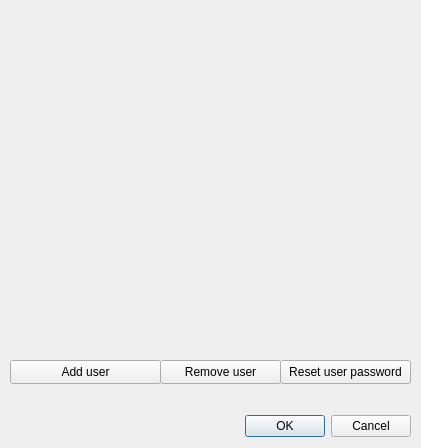
<?xml version="1.0" encoding="UTF-8"?>
<ui version="4.0">
 <class>DialogConfigureWebInterface</class>
 <widget class="QDialog" name="DialogConfigureWebInterface">
  <property name="geometry">
   <rect>
    <x>0</x>
    <y>0</y>
    <width>421</width>
    <height>448</height>
   </rect>
  </property>
  <property name="windowTitle">
   <string>Configure web interface</string>
  </property>
  <widget class="QDialogButtonBox" name="buttonBox">
   <property name="geometry">
    <rect>
     <x>10</x>
     <y>410</y>
     <width>401</width>
     <height>32</height>
    </rect>
   </property>
   <property name="orientation">
    <enum>Qt::Orientation::Horizontal</enum>
   </property>
   <property name="standardButtons">
    <set>QDialogButtonBox::StandardButton::Cancel|QDialogButtonBox::StandardButton::Ok</set>
   </property>
   <property name="centerButtons">
    <bool>false</bool>
   </property>
  </widget>
  <widget class="QWidget" name="verticalLayoutWidget">
   <property name="geometry">
    <rect>
     <x>10</x>
     <y>10</y>
     <width>401</width>
     <height>341</height>
    </rect>
   </property>
   <layout class="QVBoxLayout" name="verticalLayout_users"/>
  </widget>
  <widget class="QLabel" name="label_errorMessage">
   <property name="geometry">
    <rect>
     <x>20</x>
     <y>390</y>
     <width>381</width>
     <height>16</height>
    </rect>
   </property>
   <property name="text">
    <string/>
   </property>
  </widget>
  <widget class="QPushButton" name="pushButton_add_user">
   <property name="geometry">
    <rect>
     <x>10</x>
     <y>360</y>
     <width>151</width>
     <height>24</height>
    </rect>
   </property>
   <property name="text">
    <string>Add user</string>
   </property>
  </widget>
  <widget class="QPushButton" name="pushButton_remove_user">
   <property name="geometry">
    <rect>
     <x>160</x>
     <y>360</y>
     <width>121</width>
     <height>24</height>
    </rect>
   </property>
   <property name="text">
    <string>Remove user</string>
   </property>
  </widget>
  <widget class="QPushButton" name="pushButton_reset_password">
   <property name="geometry">
    <rect>
     <x>280</x>
     <y>360</y>
     <width>131</width>
     <height>24</height>
    </rect>
   </property>
   <property name="text">
    <string>Reset user password</string>
   </property>
  </widget>
 </widget>
 <resources/>
 <connections>
  <connection>
   <sender>buttonBox</sender>
   <signal>accepted()</signal>
   <receiver>DialogConfigureWebInterface</receiver>
   <slot>accept()</slot>
   <hints>
    <hint type="sourcelabel">
     <x>248</x>
     <y>254</y>
    </hint>
    <hint type="destinationlabel">
     <x>157</x>
     <y>274</y>
    </hint>
   </hints>
  </connection>
  <connection>
   <sender>buttonBox</sender>
   <signal>rejected()</signal>
   <receiver>DialogConfigureWebInterface</receiver>
   <slot>reject()</slot>
   <hints>
    <hint type="sourcelabel">
     <x>316</x>
     <y>260</y>
    </hint>
    <hint type="destinationlabel">
     <x>286</x>
     <y>274</y>
    </hint>
   </hints>
  </connection>
 </connections>
</ui>
